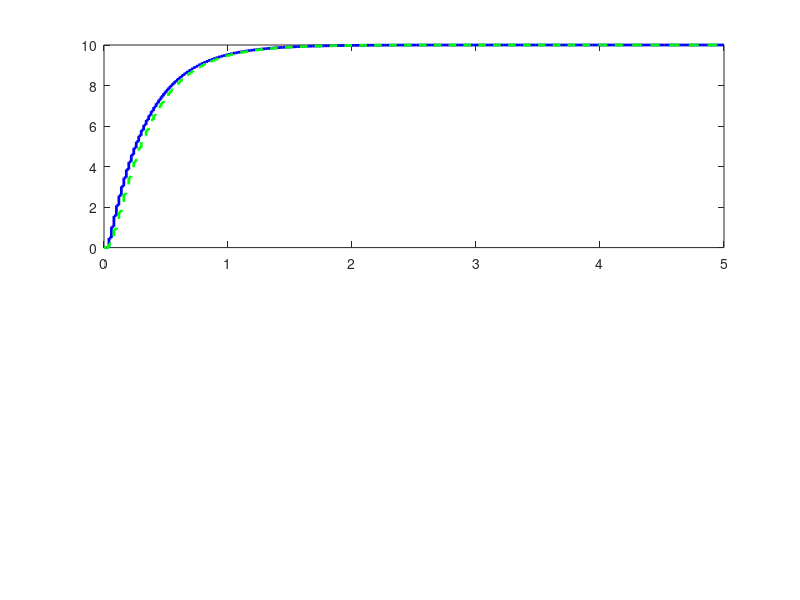

Write the MATLAB code that produced this figure. (Note: this script raises an error after producing the figure.)
% LQR & DLQR PID Optimization for DC Motor
% Porównanie: Model II rzędu (PID) vs Model I rzędu (PI + D=0)
clear; clc; close all;

%% 1. Parametry układu
Ts = 0.020;         % Sampling time [s]
k_fi = 0.004916;    % Motor constant
b = 0.00000869;     % Friction
R = 7.5;            % Resistance
L = 0.0001;         % Inductance
m_car = 0.5;        
m_wheel = 0.05;     
r_wheel = 0.032;    

% Moment bezwładności
J = (0.5 * m_wheel * r_wheel^2) %+ (m_car * r_wheel^2);

% --- MODEL 1: Pełny (II rzędu - uwzględnia L) ---
Am = [-b/J, k_fi/J; -k_fi/L, -R/L];
Bm = [0; 1/L];

% Wagi LQR dla modelu II rzędu
Q = diag([100, 10, 0.1]); % [całka, prędkość, prąd]
R_weight = 1;

%% 2A. Projekt sterownika DLQR -> PID (Model II rzędu)
sys_m = ss(Am, Bm, [1, 0], 0);
sys_md = c2d(sys_m, Ts, 'zoh');
Ad = sys_md.A;
Bd = sys_md.B;

% Rozszerzenie o integrator: [int_e; omega; i]
A_aug = [1, -Ts, 0; 
         0, Ad(1,1), Ad(1,2);
         0, Ad(2,1), Ad(2,2)];
B_aug = [0; Bd];
B_ref = [Ts; 0; 0]; 

Kd_lqr = dlqr(A_aug, B_aug, Q, R_weight);

% Mapowanie na PID
Ki = -Kd_lqr(1);
Kp = Kd_lqr(2) + (Kd_lqr(3)*b/k_fi); 
Kd = Kd_lqr(3)*J/k_fi;

fprintf('========================================\n');
fprintf('   MODEL PEŁNY (II RZĄD)   \n');
fprintf('========================================\n');
fprintf('Kp = %.4f\n', Kp);
fprintf('Ki = %.4f\n', Ki);
fprintf('Kd = %.4f\n', Kd);

%% 2B. Projekt sterownika DLQR -> PID (Model I rzędu)
% Założenie: L = 0. Równanie: T*w' + w = K*u
denom = (b*R + k_fi^2);
K_stat = 13.77 ;    % Wzmocnienie statyczne
T_const = 2.3;  % Stała czasowa

% Model ciągły [omega] (1 stan)
Am_1 = -1/T_const;
Bm_1 = K_stat/T_const;

% Dyskretyzacja
sys_m1 = ss(Am_1, Bm_1, 1, 0);
sys_md1 = c2d(sys_m1, Ts, 'zoh');
Ad1 = sys_md1.A;
Bd1 = sys_md1.B;

% Rozszerzenie o integrator: [int_e; omega]
A_aug1 = [1, -Ts; 
          0, Ad1];
B_aug1 = [0; Bd1];
B_ref1 = [Ts; 0];

% Wagi LQR dla modelu I rzędu (brak prądu w wagach)
Q1 = diag([100, 10]); 
R_weight1 = 1;

Kd_lqr1 = dlqr(A_aug1, B_aug1, Q1, R_weight1);

% Mapowanie na PID (Dla modelu 1 rzędu)
Ki_1 = -Kd_lqr1(1);
Kp_1 = Kd_lqr1(2); 
Kd_1 = 0; % Z definicji modelu I rzędu: brak dynamiki prądu = brak członu D

fprintf('========================================\n');
fprintf('   MODEL UPROSZCZONY (I RZĄD)    \n');
fprintf('========================================\n');
fprintf('Kp = %.4f\n', Kp_1);
fprintf('Ki = %.4f\n', Ki_1);
fprintf('Kd = %.4f\n', Kd_1);

%% 3. Symulacja zamkniętego układu (POPRAWIONE)
setpoint = 10; % [rad/s]
t_final = 5;

% --- Symulacja Modelu II rzędu ---
C_cl = [0, 1, 0; -Kd_lqr]; % Wyjścia: [omega, u]
sys_cl = ss(A_aug - B_aug*Kd_lqr, B_ref, C_cl, [0;0], Ts);

% POPRAWKA: Pobieramy [y, t] zamiast samego y
[y_sim, t_out] = step(setpoint * sys_cl, t_final); 

% --- Symulacja Modelu I rzędu ---
C_cl1 = [0, 1; -Kd_lqr1]; % Wyjścia: [omega, u]
sys_cl1 = ss(A_aug1 - B_aug1*Kd_lqr1, B_ref1, C_cl1, [0;0], Ts);

% POPRAWKA: Pobieramy [y, t] zamiast samego y
[y_sim1, t_out1] = step(setpoint * sys_cl1, t_final);

%% 4. Wykresy (POPRAWIONE)
figure('Color', 'w', 'Name', 'Porównanie PID (2 rząd) vs PID (1 rząd)');

subplot(2,1,1);
% Używamy t_out na osi X
stairs(t_out, y_sim(:,1), 'b', 'LineWidth', 2); hold on;
stairs(t_out1, y_sim1(:,1), 'g--', 'LineWidth', 2);
yline(setpoint, 'r--', 'Setpoint');
grid on;
legend('PID na modelu II rzędu (z Kd)', 'PID na modelu I rzędu', 'Setpoint', 'Location', 'SouthEast');
title(['Odpowiedź skokowa']);
ylabel('Prędkość [rad/s]');

subplot(2,1,2);
% Używamy t_out na osi X
stairs(t_out, y_sim(:,2), 'r', 'LineWidth', 1.5); hold on;
stairs(t_out1, y_sim1(:,2), 'm--', 'LineWidth', 1.5);
yline(12, 'k:', 'Limit +12V');
yline(-12, 'k:', 'Limit -12V');
grid on;
legend('Sterowanie u (II rząd)', 'Sterowanie u (I rząd)');
title('Sygnał sterujący');
ylabel('Napięcie [V]');
xlabel('Czas [s]');